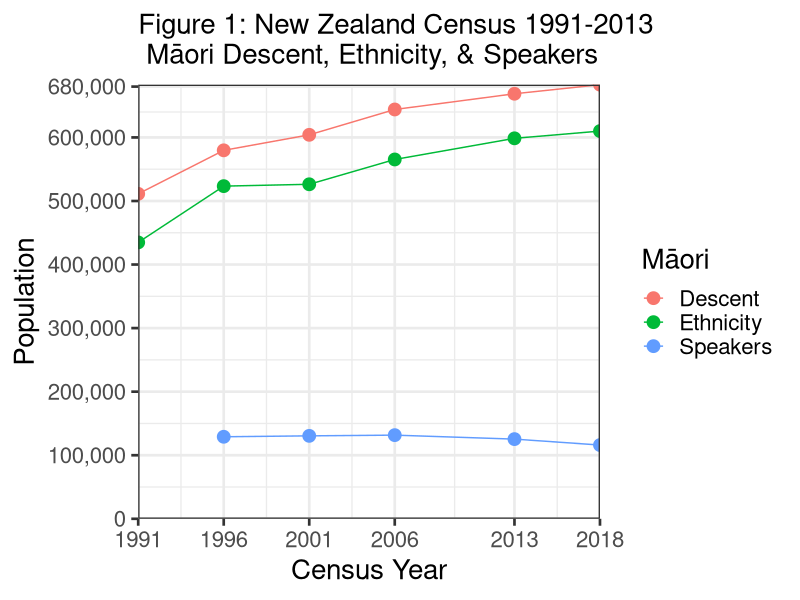
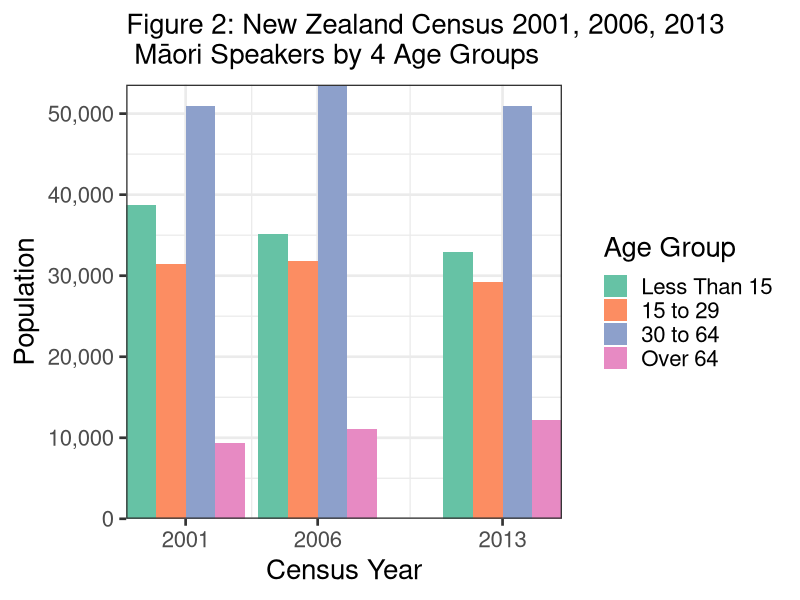
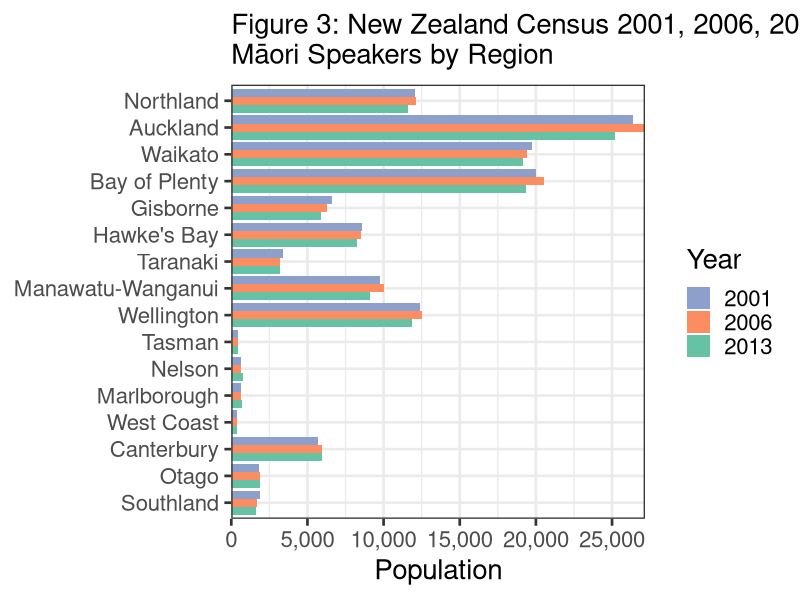
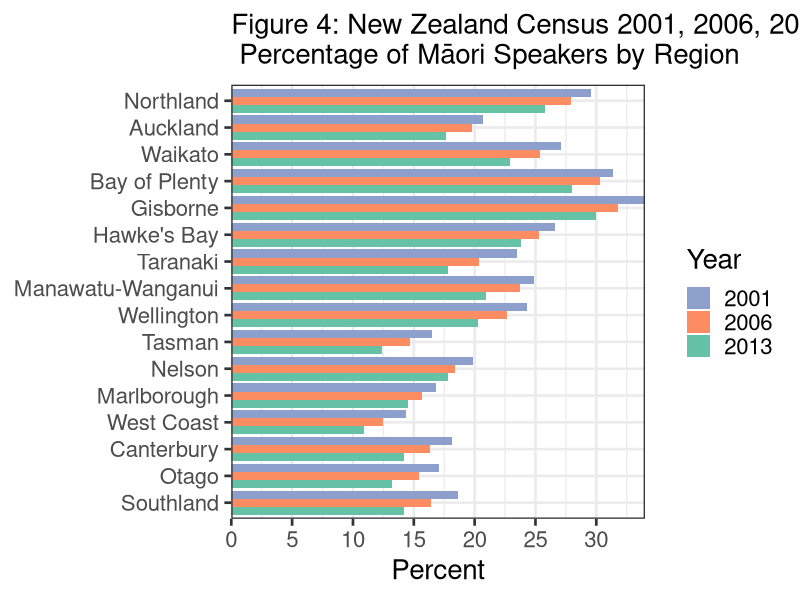
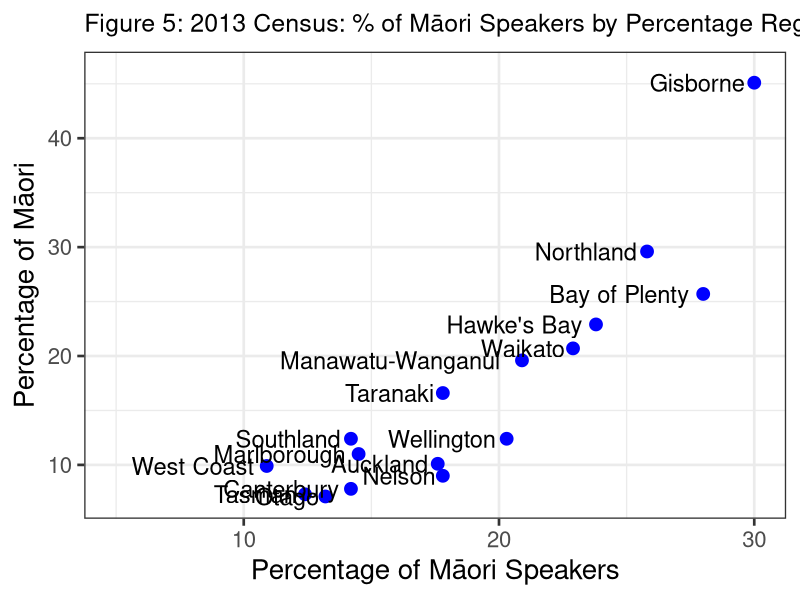
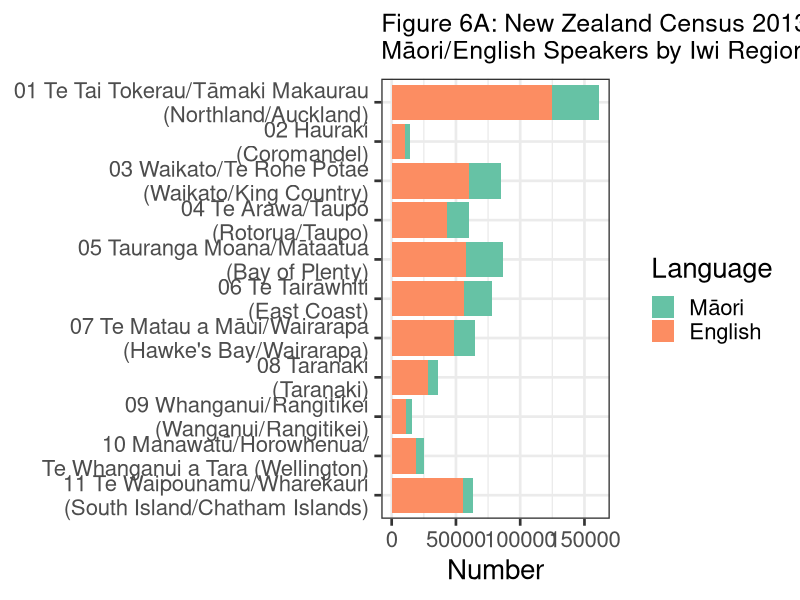
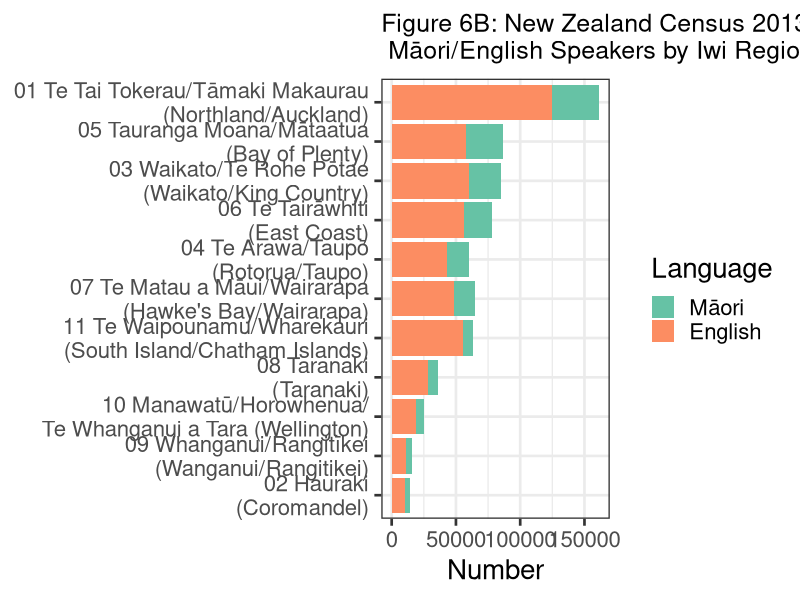
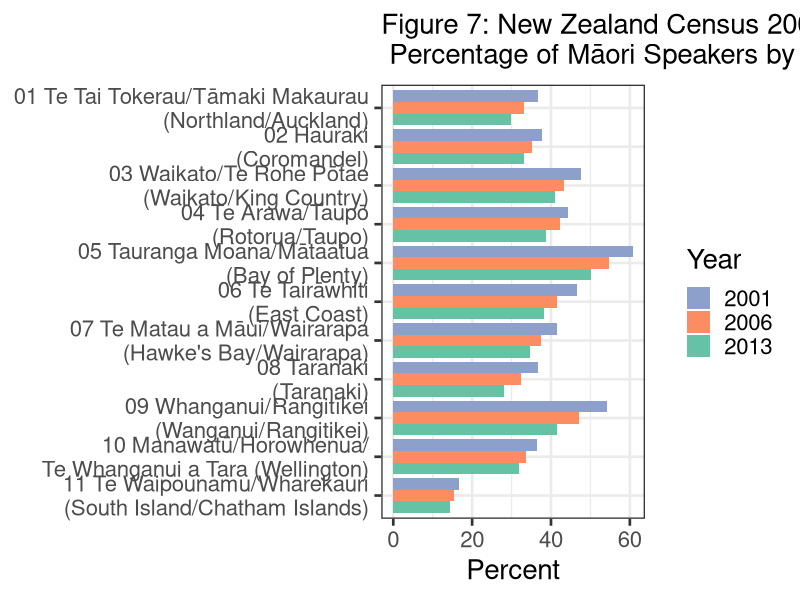

R code for these plots, in order:
# start R script #
# Maori Language stats from NZ Censuses, Peter J Keegan updated 12 June 2015
# all data created in the script, self contained but not best way to do things.
# Done using OSX, if using Windows etc. check Unicode OK.
#
library(ggplot2)
library(reshape2)
library(scales)
#
#
# Section 1 Overview
# Create vectors of NZ Census (Maori) Data, with addition of my 2018 guestimates
#
Year <- c(1991, 1996, 2001, 2006, 2013, 2018)
Ethnicity <- c(434847, 523371, 526281, 565329, 598605, 610000)
Descent <- c(511278, 579714, 604110, 643977, 668724, 683000)
Speakers <- c(NA, 129048, 130482, 131613, 125352, 116000) # no lang. qu pre 1996
#
# Combine to R dataframe
#
d001 <- data.frame(Year, Descent, Ethnicity, Speakers)
#
rm(Descent, Ethnicity, Speakers, Year) # Get rid of redundant vectors
#
# Convert data from wide to long format and stack
#
d001a <- melt(d001, id.vars = "Year")
names(d001a) <- c("Year", "Maori", "Population")
#
# plot 1 1st attempt
#
# ggplot(d001a, aes(x=Year, y=Population, colour=Maori, group=Maori)) +
# geom_line() + geom_point(size=4)
#
# plot 1 Final
#
plot01a <- ggplot(d001a, aes(x = Year, y = Population, colour = Maori,
  group = Maori)) + labs(colour = "M\u0101ori")
plot01b <- plot01a + ggtitle("Figure 1: New Zealand Census 1991-2013 \n M\u0101ori Descent, Ethnicity, & Speakers")
plot01c <- plot01b + geom_line() + geom_point(size = 4)
plot01d <- plot01c + scale_y_continuous(labels = comma,
  breaks = c(0, 100000, 200000, 300000, 400000, 500000, 600000, 680000),
  expand = c(0, 0))
plot01e <- plot01d + expand_limits(y = 0, x = 2018) + theme_bw(base_size = 20)
plot01f <- plot01e + scale_x_continuous(name = "Census Year",
  breaks = c(1991, 1996, 2001, 2006, 2013, 2018), expand = c(0, 0))
plot01f + theme (plot.title = element_text(size = 20))
#
#
rm(plot01a, plot01b, plot01c, plot01d, plot01e)
#
#
# Section 2 Maori Speakers by 4 age groups
#
# Create vectors of NZ Census Data, Maori speakers by age group by year
# (2001, 2006, 2013)
#
year <- c(2001, 2006, 2013)
lessthan15 <- c(38673, 35151, 32961)
age15to29 <- c(31479, 31860, 29232)
age30to64 <- c(50967, 53574, 50910)
over64 <- c(9363, 11031, 12249)
#
# Combine to dataframe
#
d002 <- data.frame(year, lessthan15, age15to29, age30to64, over64)
#
rm(year, lessthan15, age15to29, age30to64, over64) # delete redundant vectors
#
# Convert data from wide to long format
#
d002a <- melt(d002, id.vars = "year")
names(d002a) <- c("year", "agegroup", "pop")
#
# plot 2, 1st attempt
#
# plot02a <- ggplot(d002a, aes(x=year, y=pop, fill=agegroup)) +
# geom_bar(position="dodge", stat="identity")
# plot02a + theme_bw(base_size = 20) +
# ggtitle("Census: Maori language speakers by 4 Age Groups")
#
# change plot 2 colours
#
plot02a <- ggplot(d002a, aes(x = year, y = pop, fill = agegroup)) +
  geom_bar(position = "dodge", stat = "identity")
plot02b <- plot02a + scale_fill_brewer(palette = "Set2", name = "Age Group",
  labels =c("Less Than 15", "15 to 29", "30 to 64", "Over 64")) +
  theme_bw(base_size = 20)
plot02c <- plot02b +
  ggtitle("Figure 2: New Zealand Census 2001, 2006, 2013 \n M\u0101ori Speakers by 4 Age Groups")
plot02d <- plot02c + scale_y_continuous(name = "Population", labels = comma,
  breaks = c(0, 10000, 20000, 30000, 40000, 50000, 60000), expand = c(0, 0))
plot02e <- plot02d + scale_x_continuous(name = "Census Year",
  breaks = c(2001, 2006, 2013), expand = c(0, 0))
plot02e + theme (plot.title = element_text(size = 20))
#
rm(plot02a, plot02b, plot02c, plot02d)
#
#
# Section 3
#
# New Zealand Census, No. of Maori language speakers by Regions, 2001 to 2013
#
# Create vectors of Stats Regions
#
Rorder <- c(1, 2, 3, 4, 5, 6, 7, 8, 9, 10, 11, 12, 13, 14, 15, 16)
Region <- c("Northland", "Auckland", "Waikato", "Bay of Plenty", "Gisborne",
  "Hawke's Bay", "Taranaki", "Manawatu-Wanganui", "Wellington",
  "Tasman", "Nelson", "Marlborough", "West Coast", "Canterbury",
  "Otago", "Southland")
spr2001 <- c(12045, 26373, 19749, 19995, 6591, 8550, 3423, 9795, 12423, 459,
  639, 654, 366, 5712, 1800, 1872)
pop2001 <- c(40734, 127626, 72822, 63654, 19365, 32085, 14559, 39267, 51123,
  2778, 3219, 3894, 2547, 31635, 10545, 10038)
per2001 <- c(29.6, 20.7, 27.1, 31.4, 34, 26.6, 23.5, 24.9, 24.3, 16.5,
  19.9, 16.8, 14.4, 18.1, 17.1, 18.6)
spr2006 <- c(12141, 27162, 19422, 20508, 6276, 8493, 3216, 10047, 12552,
  450, 666, 669, 363, 5979, 1896, 1710)
pop2006 <- c(43530, 137133, 76572, 67662, 19761, 33555, 15798, 42285,
  55437, 3063, 3615, 4275, 2916, 36669, 12273, 10422)
per2006 <- c(27.89, 19.81, 25.36, 30.31, 31.76, 25.31, 20.36, 23.76,
  22.64, 14.69, 18.42, 15.65, 12.45, 16.31, 15.45, 16.41)
spr2013 <- c(11586, 25173, 19176, 19326, 5901, 8256, 3228, 9114, 11841,
  426, 741, 693, 345, 5958, 1902, 1647)
pop2013 <- c(44931, 142770, 83742, 68943, 19683, 34662, 18150, 43599,
  58338, 3441, 4167, 4776, 3171, 41910, 14385, 11607)
per2013 <- c(25.79, 17.63, 22.9, 28.03, 29.98, 23.82, 17.79, 20.9,
  20.3, 12.38, 17.78, 14.51, 10.88, 14.22, 13.22, 14.19)
#
d003 <- data.frame(Rorder, Region, spr2001, pop2001, per2001,
  spr2006, pop2006, per2006, spr2013, pop2013, per2013)
#
rm(Rorder, Region, spr2001, pop2001, per2001, spr2006, pop2006,
  per2006, spr2013, pop2013, per2013)
#
d003a <- d003[c(2, 9, 6, 3)]
#
d003b <- melt(d003a, id.vars = "Region")
names(d003b) <- c("Region", "Year", "Population")
#
# plot 3 1st basic, then improve
#
# plot03a <- ggplot(d003b, aes(x=Region, y=Population, fill=Year)) +
# geom_bar(position="dodge", stat="identity")
# plot03a + ggtitle("Census: Maori language speakers by Region") +
# theme_bw(base_size = 20)
#
# plot 3 change plot colours
#
# plot03ba <- ggplot(d003b, aes(x=Region, y=Population, fill=Year))
# plot03bb <- plot03ba + geom_bar(position="dodge", stat="identity") +
# coord_flip()
# plot03bc <- plot03bb + scale_fill_brewer(palette="Set2") +
# theme_bw(base_size = 19)
# plot03bc + ggtitle("Census: Maori language speakers by Region")
#
# plot 3 final plot, get order of regions right
#
plot03c <- ggplot(d003b, aes(x = Region, y = Population, fill = Year)) +
  geom_bar(position = "dodge", stat = "identity")
plot03d <- plot03c + coord_flip() + theme_bw(base_size = 20) +
  theme (plot.title = element_text(size=20))
plot03e <- plot03d + scale_fill_brewer(palette = "Set2",
  labels =c("2013", "2006", "2001"))
plot03f <- plot03e +
  ggtitle("Figure 3: New Zealand Census 2001, 2006, 2013\nM\u0101ori Speakers by Region")
plot03g <- plot03f + scale_x_discrete(limits = c("Southland", "Otago",
  "Canterbury", "West Coast", "Marlborough", "Nelson", "Tasman", "Wellington",
  "Manawatu-Wanganui", "Taranaki", "Hawke's Bay", "Gisborne",
  "Bay of Plenty", "Waikato", "Auckland", "Northland"))
plot03f <- plot03g + scale_y_continuous(labels = comma,
  breaks = c(0, 5000, 10000, 15000, 20000, 25000, 30000), expand = c(0, 0))
plot03f + guides(fill = guide_legend(reverse=TRUE)) +
  theme(axis.title.y = element_blank())
#
rm(plot03c, plot03d, plot03e, plot03f, plot03g)
#
#
# Section 4 #
#
# New Zealand Census % of Maori language speakers by Regions, 2001 to 2013
#
d004a <- d003[c(2, 11, 8, 5)]
#
d004b <- melt(d004a, id.vars = "Region")
names(d004b) <- c("Region", "Year", "Percent")
#
# plot 4, 1st basic then improve
#
# plot4a <- ggplot(d004b, aes(x=Region, y=Percent, fill=Year)) +
# geom_bar(position="dodge", stat="identity")
# plot4a + theme_bw(base_size = 16) +
# ggtitle("Census: % of Maori language speakers by Region") + coord_flip()
#
# plot 4 change plot colours
#
# plot04b <- ggplot(d004b, aes(x=Region, y=Percent, fill=Year)) +
# geom_bar(position="dodge", stat="identity")
# plot04bb <- cplot04b + scale_fill_brewer(palette="Set2") +
# theme_bw(base_size = 16) + coord_flip()
# plot04bb + ggtitle("Census: % Maori language speakers by Region")
#
# plot 4 add region labels
#
# plot04c <- ggplot(d004b, aes(x=Region, y=Percent, fill=Year)) +
# geom_bar(position="dodge", stat="identity")
# plot04d <- plot04c + scale_fill_brewer(palette="Set2") +
# theme_bw(base_size = 16)
# plot04e <- plot04d + ggtitle("Fig. 4: Census: % of Maori speakers by Region")
# plot04e + scale_x_discrete(limits=c("Southland", "Otago", "Canterbury",
# "West Coast", "Marlborough", "Nelson", "Tasman", "Wellington",
# "Manawatu-Wanganui", "Taranaki", "Hawke's Bay", "Gisborne",
# "Bay of Plenty", "Waikato", "Auckland", "Northland")) +
# theme(axis.title.y = element_blank())
#
# plot 4 Final, get legend labels correct and in order
#
plot04h <- ggplot(d004b, aes(x = Region, y = Percent, fill = Year)) +
  geom_bar(position = "dodge", stat = "identity")
plot04i <- plot04h + scale_fill_brewer(palette = "Set2",
  labels =c("2013", "2006", "2001")) + coord_flip()
plot04j <- plot04i + theme_bw(base_size = 20)
plot04k <- plot04j +
  ggtitle("Figure 4: New Zealand Census 2001, 2006, 2013\n Percentage of M\u0101ori Speakers by Region")
plot04l <- plot04k + scale_x_discrete(limits = c("Southland", "Otago",
  "Canterbury", "West Coast", "Marlborough", "Nelson", "Tasman", "Wellington",
  "Manawatu-Wanganui", "Taranaki", "Hawke's Bay", "Gisborne", "Bay of Plenty",
  "Waikato", "Auckland", "Northland"))
plot04m <- plot04l + theme(axis.title.y = element_blank())
plot04n <- plot04m + scale_y_continuous(breaks = c(0, 5, 10, 15, 20, 25, 30,
  35), expand = c(0, 0))
plot04o <- plot04n + guides(fill = guide_legend(reverse = TRUE))
plot04o + theme (plot.title = element_text(size = 20))
#
rm(plot04h, plot04i, plot04j, plot04k, plot04l, plot04m, plot04n)
#
# Section 5 #
#
# NZ Census Data % of Maori speakers by Regions vs. % of total Regional pop.2013
#
# Create vectors of NZ Census Data for 2013
#
Region <- c("Northland", "Auckland", "Waikato", "Bay of Plenty", "Gisborne",
  "Hawke's Bay", "Taranaki", "Manawatu-Wanganui", "Wellington", "Tasman",
  "Nelson", "Marlborough", "West Coast", "Canterbury", "Otago",
  "Southland")
PerSpkr13 <- c(25.8, 17.6, 22.9, 28.0, 30.0, 23.8, 17.8, 20.9, 20.3,
  12.4, 17.8, 14.5, 10.9, 14.2, 13.2, 14.2)
PerPop13 <- c(29.6, 10.1, 20.7, 25.7, 45.1, 22.9, 16.6, 19.6, 12.4,
  7.3, 9.0, 11.0, 9.9, 7.8, 7.1, 12.4)
#
# Combine to dataframe
#
d005 <- data.frame(Region, PerSpkr13, PerPop13)
#
rm(Region, PerSpkr13, PerPop13)
#
#
#
# plot 5, basic then improve
#
# plot05 <- ggplot(d005, aes(x=PerSpkr13, y=PerPop13, fill=Region)) +
# geom_point() + theme_bw(base_size = 16)
# plot05 + ggtitle("2013 Census: % Speakers by % of Region Pop.")
#
# plot 5 - add labels, hide key
#
# plot5a <- ggplot(d005, aes(x=PerSpkr13, y=PerPop13, fill=Region)) +
# geom_point() + theme_bw(base_size = 16)
# plot5b <- plot5a + geom_text(aes(label=Region), hjust=1.1, vjust=.5, size=6) +
# xlim(5,40)+ ylim(5,50)
# plot5b + guides(fill=FALSE) +
# ggtitle("2013 Census: Maori % Speakers by % of Region Pop.")
#
# Plot 5, final R plot
#
plot05c <- ggplot(d005, aes(x = PerSpkr13, y = PerPop13, fill = Region)) +
  geom_point(colour = "blue", size = 4)
plot05d <- plot05c + theme_bw(base_size = 20) + guides(fill=FALSE)
plot05e <- plot05d +
  ggtitle("Figure 5: 2013 Census: % of M\u0101ori Speakers by Percentage Region Pop.")
plot05f <- plot05e + theme (plot.title = element_text(size = 18))
plot05g <- plot05f + geom_text(aes(label = Region), hjust = 1.1,
  vjust = .5, size = 6) + xlim(5, 30) + ylim(7, 46)
plot05g + xlab("Percentage of Māori Speakers") + ylab("Percentage of Māori")
#
rm(plot05c, plot05d, plot05e, plot05f)
#
# clean up plot 5 with Pixelmator (separate overlapping region labels) upload
#
# Section 6
#
# Create vectors of NZ Iwi-Region speakers of Maori for 2001, 2006, 2013
#
IwiRegion <- c("01 Te Tai Tokerau/Tāmaki Makaurau\n (Northland/Auckland)",
  "02 Hauraki\n (Coromandel)",
  "03 Waikato/Te Rohe Pōtae\n (Waikato/King Country)",
  "04 Te Arawa/Taupō\n (Rotorua/Taupo)",
  "05 Tauranga Moana/Mātaatua\n (Bay of Plenty)",
  "06 Te Tairāwhiti\n (East Coast)",
  "07 Te Matau a Māui/Wairarapa\n (Hawke's Bay/Wairarapa)",
  "08 Taranaki\n (Taranaki)",
  "09 Whanganui/Rangitīkei\n (Wanganui/Rangitikei)",
  "10 Manawatū/Horowhenua/\n Te Whanganui a Tara (Wellington)",
  "11 Te Waipounamu/Wharekauri\n (South Island/Chatham Islands)")
#
C2001M <- c(36012, 2508, 21954, 15708, 26454, 21429, 15696, 7149, 3990, 4569,
  6468)
C2001E <- c(98220, 6663, 46077, 35322, 43473, 45948, 37812, 19497, 7356,
  12525, 38856)
C2001T <- c(134232, 9171, 68031, 51030, 69927, 67377, 53508, 26646,
  11346, 17094, 45324)
C2001Per <- c(36.6, 37.6, 47.6, 44.4, 60.8, 46.6, 41.5, 36.6, 54.2, 36.4, 16.6)
C2006M <- c(39285, 3363, 22848, 16599, 28935, 23226, 17229, 7869, 4449,
  5295, 7710)
C2006E <- c(118527, 9504, 52665, 39063, 52947, 55809, 45966, 24234,
  9450, 15693, 49881)
C2006T <- c(157812, 12867, 75513, 55662, 81882, 79035, 63195, 32103,
  13899, 20988, 57591)
C2006Per <- c(33.1, 35.3, 43.3, 42.4, 54.6, 41.6, 37.4, 32.4, 47, 33.7, 15.4)
C2013M <- c(37140, 3492, 24666, 16743, 28890, 21588, 16680, 7842,
  4569, 6141, 7944)
C2013E <- c(124503, 10539, 60237, 43062, 57459, 56412, 48132, 27963,
  11001, 19287, 55284)
C2013T <- c(161643, 14031, 84903, 59805, 86349, 78000, 64812, 35805,
  15570, 25428, 63228)
C2013Per <- c(29.8, 33.1, 40.9, 38.8, 50.2, 38.2, 34.6, 28,
  41.5, 31.8, 14.3)
#
# Combine to dataframe
#
d006 <- data.frame(IwiRegion, C2001M, C2001E, C2001T, C2001Per, C2006M,
  C2006E, C2006T, C2006Per, C2013M, C2013E, C2013T, C2013Per)
rm(IwiRegion, C2001M, C2001E, C2001T, C2001Per, C2006M, C2006E, C2006T,
  C2006Per, C2013M, C2013E, C2013T, C2013Per)
#
d006a <- d006[c(1, 13, 9, 5)]
#
d006b <- melt(d006a, id.vars = "IwiRegion")
names(d006b) <- c("IwiRegion", "Year", "Percent")
#
d006c <- d006[c(1, 10, 11)]
d006d <- melt(d006c, id.vars = "IwiRegion")
names(d006d) <- c("IwiRegion", "Language", "Number")
#
# Plot 6
#
#
# plot06a <- ggplot(d006d, aes(x=IwiRegion, y=Number, fill=Language)) +
# geom_bar(stat="identity")
# plot06a+ theme_bw(base_size = 18) +
# ggtitle("Maori/English Speakers by Iwi Region") + coord_flip()
#
#
plot06b <- ggplot(d006d, aes(x = IwiRegion, y = Number, fill = Language)) +
  geom_bar(stat = "identity")
plot06c <- plot06b +
  ggtitle("Figure 6A: New Zealand Census 2013\nM\u0101ori/English Speakers by Iwi Region")
plot06d <- plot06c + theme_bw(base_size = 20) + coord_flip()
plot06e <- plot06d + theme (plot.title = element_text(size = 18))
plot06f <- plot06e + scale_fill_brewer(palette = "Set2",
  labels = c("Māori", "English"))
plot06f +
scale_x_discrete(limits = c("11 Te Waipounamu/Wharekauri\n (South Island/Chatham Islands)",
  "10 Manawatū/Horowhenua/\n Te Whanganui a Tara (Wellington)",
  "09 Whanganui/Rangitīkei\n (Wanganui/Rangitikei)",
  "08 Taranaki\n (Taranaki)",
  "07 Te Matau a Māui/Wairarapa\n (Hawke's Bay/Wairarapa)",
  "06 Te Tairāwhiti\n (East Coast)",
  "05 Tauranga Moana/Mātaatua\n (Bay of Plenty)",
  "04 Te Arawa/Taupō\n (Rotorua/Taupo)",
  "03 Waikato/Te Rohe Pōtae\n (Waikato/King Country)",
  "02 Hauraki\n (Coromandel)",
  "01 Te Tai Tokerau/Tāmaki Makaurau\n (Northland/Auckland)")) +
  theme(axis.title.y = element_blank())
#
rm(plot06b, plot06c, plot06d, plot06e)
#
# plot 6 reordered
#
plot06p <- ggplot(d006d, aes(x = IwiRegion, y = Number, fill = Language)) +
  geom_bar(stat = "identity")
plot06q <- plot06p +
  ggtitle("Figure 6B: New Zealand Census 2013 \n M\u0101ori/English Speakers by Iwi Region")
plot06r <- plot06q + theme_bw(base_size = 20) + coord_flip() +
  theme(axis.title.y = element_blank())
plot06s <- plot06r + theme (plot.title = element_text(size = 18))
plot06t <- plot06s +
  scale_fill_brewer(palette = "Set2", labels =c("Māori", "English"))
plot06t + scale_x_discrete(limits =c("02 Hauraki\n (Coromandel)",
  "09 Whanganui/Rangitīkei\n (Wanganui/Rangitikei)",
  "10 Manawatū/Horowhenua/\n Te Whanganui a Tara (Wellington)",
  "08 Taranaki\n (Taranaki)",
  "11 Te Waipounamu/Wharekauri\n (South Island/Chatham Islands)",
  "07 Te Matau a Māui/Wairarapa\n (Hawke's Bay/Wairarapa)",
  "04 Te Arawa/Taupō\n (Rotorua/Taupo)",
  "06 Te Tairāwhiti\n (East Coast)",
  "03 Waikato/Te Rohe Pōtae\n (Waikato/King Country)",
  "05 Tauranga Moana/Mātaatua\n (Bay of Plenty)",
  "01 Te Tai Tokerau/Tāmaki Makaurau\n (Northland/Auckland)"))
#
rm(plot06p, plot06q, plot06r, plot06s)
#
# Section 7
# plot 7
#
# plot07 <- ggplot(d006b, aes(x=IwiRegion, y=Percent, fill=Year)) +
# geom_bar(position="dodge", stat="identity")
# plot07 + theme_bw(base_size = 16) +
# ggtitle("Census: Percentage of Maori language speakers by Iwi Region") +
# coord_flip()
#
plot07a <- ggplot(d006b, aes(x = IwiRegion, y = Percent, fill = Year)) +
  geom_bar(position = "dodge", stat = "identity")
plot07b <- plot07a + coord_flip() + theme_bw(base_size = 20)
plot07c <- plot07b +
  scale_fill_brewer(palette = "Set2", labels = c("2013", "2006", "2001"))
plot07d <- plot07c +
  ggtitle("Figure 7: New Zealand Census 2001, 2006, 2013\n Percentage of M\u0101ori Speakers by Iwi Region")
plot07e <- plot07d + theme (plot.title = element_text(size = 20))
plot07f <- plot07e +
  scale_x_discrete(limits = c("11 Te Waipounamu/Wharekauri\n (South Island/Chatham Islands)",
  "10 Manawatū/Horowhenua/\n Te Whanganui a Tara (Wellington)",
  "09 Whanganui/Rangitīkei\n (Wanganui/Rangitikei)",
  "08 Taranaki\n (Taranaki)",
  "07 Te Matau a Māui/Wairarapa\n (Hawke's Bay/Wairarapa)",
  "06 Te Tairāwhiti\n (East Coast)",
  "05 Tauranga Moana/Mātaatua\n (Bay of Plenty)",
  "04 Te Arawa/Taupō\n (Rotorua/Taupo)",
  "03 Waikato/Te Rohe Pōtae\n (Waikato/King Country)",
  "02 Hauraki\n (Coromandel)",
  "01 Te Tai Tokerau/Tāmaki Makaurau\n (Northland/Auckland)"))
plot07f + guides(fill = guide_legend(reverse = TRUE)) +
  theme(axis.title.y = element_blank())
#
rm(plot07a, plot07b, plot07c, plot07d, plot07e)
#
# Section 8, iwi 10k+, 2013
#
Iwi <-c("Ngapuhi", "Ngati Porou", "Ngai Tahu / Kai Tahu", "Waikato",
  "Ngati Tuwharetoa", "Ngati Maniapoto", "Tuhoe",
  "Ngati Kahungunu ki Te Wairoa", "Te Arawa",
  "Ngati Kahungunu, region unspecified", "Te Rarawa", "Ngati Awa",
  "Te Atiawa (Taranaki)", "Ngati Raukawa (ki te Tonga)",
  "Ngati Whatua", "Te Whanau-a-Apanui","Ngaiterangi",
  "Whakatohea", "Tainui", "Te Ati Hau Nui-a-Paparangi",
  "Ngati Kahungunu ki Heretaunga", "Ngati Raukawa (Waikato)")
M2001 <-c(26646, 19431, 5148, 12636, 8958, 8031, 12363, 4332, 5241, 7278,
  4107, 4746, 2070, 3084, 3447, 4353, 3609, 3474, 3786, 3342, 2460, 1497)
E2001 <-c(76005, 41907, 33639, 23118, 20184, 19041, 16923, 10236, 11325,
  17481, 7347, 8247, 7953, 7860, 8580, 5562, 5853, 6438, 8940, 5433,
  4428, 3609)
T2001 <-c(102651, 61338, 38787, 35754, 29142, 27072, 29286, 14568, 16566,
  24759, 11454, 12993, 10023, 10944, 12027, 9915, 9462, 9912, 12726, 8775,
  6888, 5106)
Per2001 <-c(26.0, 31.7, 13.3, 35.3, 30.7, 29.7, 42.2, 29.7, 31.6, 29.4,
  35.9, 36.5, 20.7, 28.2, 28.7, 43.9, 38.1, 35.0, 29.8, 38.1, 35.7, 29.3)
M2006 <-c(29733, 21153, 5973, 11412, 10428, 9375, 13344, 5535, 7458, 4977,
  4959, 5133, 2391, 3444, 4194, 4821, 4209, 4014, 4128, 3684, 3084, 2244)
E2006 <-c(92805, 51084, 43110, 22203, 24300, 24291, 19500, 15432, 15978,
  13920, 9960, 10164, 10383, 9786, 10581, 6993, 7986, 8106, 10221, 6807,
  6447, 5862)
T2006 <-c(122538, 72237, 49083, 33615, 34728, 33666, 32844, 20967, 23436,
  18897, 14919, 15297, 12774, 13230, 14775, 11814, 12195, 12120, 14349,
  10491, 9531, 8106)
Per2006 <-c(24.3, 29.3, 12.2, 33.9, 30.0, 27.8, 40.6, 26.4, 31.8, 26.3,
  33.2, 33.6, 18.7, 26.0, 28.4, 40.8, 34.5, 33.1, 28.8, 35.1, 32.4, 27.7)
M2013 <-c(28053, 19425, 6270, 12879, 10011, 9429, 13413, 5460, 5670,
  4422, 5064, 5262, 2679, 3678, 3732, 5058, 4347, 3819, 2544, 3738, 3300, 2763)
E2013 <-c(97302, 51447, 48132, 27252, 25776, 25902, 21522, 15492, 14046,
  14049, 11349, 10884, 12477, 11343, 10995, 7797, 8496, 8334, 9264, 7947,
  7656, 7254)
T2013 <-c(125355, 70872, 54402, 40131, 35787, 35331, 34935, 20952, 19716,
  18471, 16413, 16146, 15156, 15021, 14727, 12855, 12843, 12153, 11808,
  11685, 10956, 10017)
Per2013 <-c(22.4, 27.4, 11.5, 32.1, 28.0, 26.7, 38.4, 26.1, 28.8, 23.9,
  30.9, 32.6, 17.7, 24.5, 25.3, 39.3, 33.8, 31.4, 21.5, 32.0, 30.1, 27.6)
#
d008 <- data.frame(Iwi, M2001, E2001, T2001, Per2001, M2006, E2006, T2006,
Per2006, M2013, E2013, T2013, Per2013)
#
rm(Iwi, M2001, E2001, T2001, Per2001, M2006, E2006, T2006, Per2006, M2013,
  E2013, T2013, Per2013)
#
d008a <- d008[c(1, 13, 9, 5)]
#
d008b <- melt(d008a, id.vars = "Iwi")
names(d008b) <- c("Iwi", "Year", "Percent")
#
d008c <- d008[c(1, 10, 11)]
d008d <- melt(d008c, id.vars = "Iwi")
names(d008d) <- c("Iwi", "Language", "Number")
#
# plot08a <- ggplot(d008d, aes(x=Iwi, y=Number, fill=Language)) +
# geom_bar(stat="identity")
# plot08a+ theme_bw(base_size = 18) +
# ggtitle("Maori/English Speakers by Major Iwi") + coord_flip()
#
#
plot08b <- ggplot(d008d, aes(x = Iwi, y = Number, fill = Language)) +
  geom_bar(stat = "identity")
plot08c <- plot08b +
  ggtitle("Figure 8: New Zealand Census 2013\n M\u0101ori/English Speakers by Major Iwi")
plot08d <- plot08c + theme_bw(base_size = 20) + coord_flip()
plot08e <- plot08d + theme (plot.title = element_text(size=20))
plot08f <- plot08e+ theme(axis.title.y = element_blank())
plot08g <- plot08f + scale_fill_brewer(palette = "Set2",
  labels = c("Māori", "English"))
plot08g + scale_x_discrete(limits = c("Ngati Raukawa (Waikato)",
  "Ngati Kahungunu ki Heretaunga",
  "Te Ati Hau Nui-a-Paparangi", "Tainui", "Whakatohea",
  "Ngaiterangi","Te Whanau-a-Apanui", "Ngati Whatua",
  "Ngati Raukawa (ki te Tonga)",
  "Te Atiawa (Taranaki)","Ngati Awa", "Te Rarawa",
  "Ngati Kahungunu, region unspecified", "Te Arawa",
  "Ngati Kahungunu ki Te Wairoa", "Tuhoe",
  "Ngati Maniapoto", "Ngati Tuwharetoa", "Waikato",
  "Ngai Tahu / Kai Tahu", "Ngati Porou", "Ngapuhi"))
#
rm(plot08b, plot08c, plot08d, plot08e, plot08f)
#
#
plot08m <- ggplot(d008b, aes(x = Iwi, y = Percent, fill = Year)) +
  geom_bar(position = "dodge", stat = "identity")
plot08n <- plot08m + coord_flip() + theme_bw(base_size = 20)
plot08o <- plot08n + scale_fill_brewer(palette = "Set2",
  labels = c("2013", "2006", "2001"))
plot08p <- plot08o +
  ggtitle("Figure 9: New Zealand Census 2001, 2006, 2013\n Percentage of M\u0101ori Speakers by Major Iwi")
plot08q <- plot08p + theme (plot.title = element_text(size=20))
plot08r <- plot08q + scale_x_discrete(limits = c("Ngati Raukawa (Waikato)",
  "Ngati Kahungunu ki Heretaunga", "Te Ati Hau Nui-a-Paparangi",
  "Tainui", "Whakatohea", "Ngaiterangi", "Te Whanau-a-Apanui",
  "Ngati Whatua", "Ngati Raukawa (ki te Tonga)", "Te Atiawa (Taranaki)",
  "Ngati Awa", "Te Rarawa", "Ngati Kahungunu, region unspecified",
  "Te Arawa", "Ngati Kahungunu ki Te Wairoa", "Tuhoe", "Ngati Maniapoto",
  "Ngati Tuwharetoa", "Waikato", "Ngai Tahu / Kai Tahu", "Ngati Porou",
  "Ngapuhi"))
plot08r + guides(fill = guide_legend(reverse = TRUE)) +
  theme(axis.title.y = element_blank())
#
rm(plot08m, plot08n, plot08o, plot08p, plot08q)
#
#
## end of R script ##
